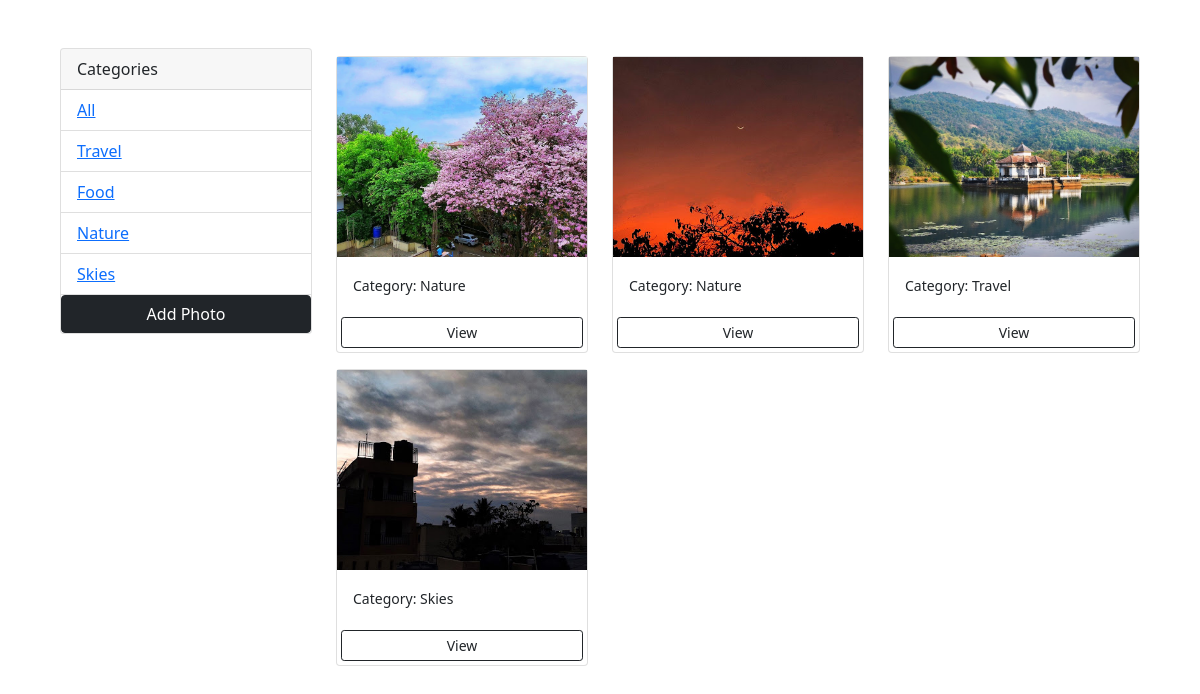
The page / on the database its author committed.
### photos/models.py (models this page shows, shortened)
class Category(models.Model):
    name= models.CharField(max_length=100, null=False, blank=False)

class Photo(models.Model):
    category = models.ForeignKey(Category, on_delete=models.SET_NULL, null=True, blank=True)
    image = models.ImageField(null=False, blank=False)
    description = models.TextField()

### photos/views.py (the view)
# urls.py: path('', views.gallery, name='gallery'), #home page
def gallery(request):
    category = request.GET.get('category')
    if category==None:
        photos = Photo.objects.all()
    else:
        photos = Photo.objects.filter(category__name=category)
    categories=Category.objects.all()
    context={'categories': categories, 'photos':photos}
    return render(request, 'photos/gallery.html', context)

### photos/templates/photos/gallery.html (shortened to what this page needs)
<!DOCTYPE html>
<html lang="en">
<head>
    <link href="https://cdn.jsdelivr.net/npm/bootstrap@5.1.3/dist/css/bootstrap.min.css" rel="stylesheet">
</head>
<body class="m-5">
    <div class="container">
        <div class="row">
            <div class="col-md-3">
                <div class="card">
                    <div class="card-header">
                      Categories
                    </div>
                    <ul class="list-group list-group-flush">
                      <li class="list-group-item">
                          <a href="{% url 'gallery' %}">All</a>
                        </li>
                      {% for category in categories %}
                      <li class="list-group-item">
                        <a href="{% url 'gallery' %}?category={{category.name}}">{{category.name}}</a>
                        </li>
                      {% endfor %}
                        <a href="{% url 'add' %}" class="btn btn-block btn-dark ">Add Photo</a>
                    </ul>
                </div>
            </div>
            <div class="col-md-9">
                <div class="row">
                    {% for photo in photos %}
                    <div class="col-md-4">
                        <div class="card my-2">
                            <img class="image-thumbnail" src="{{photo.image.url}}" alt="Card image cap">
                            <div class="card-body">
                                <small>Category: {{photo.category.name}}</small>
                            </div>
                            <a href="{% url 'photo' photo.id %}" class="btn btn-outline-dark btn-sm m-1">View</a>
                        </div>
                    </div>
                    {% empty %}
                    <h3>No photos</h3>
                    {% endfor %}
                </div>
            </div>
        </div>
    </div>
</body>
</html>

### photos/templates/photos/gallery.html (style rules this page uses)
.image-thumbnail { height: 200px; object-fit: cover; }

### rows shown on the page
Category: name "Travel"
Category: name "Food"
Category: name "Nature"
Category: name "Skies"
Photo: image (picture), category.name "Nature"
Photo: image (picture), category.name "Nature"
Photo: image (picture), category.name "Travel"
Photo: image (picture), category.name "Skies"
